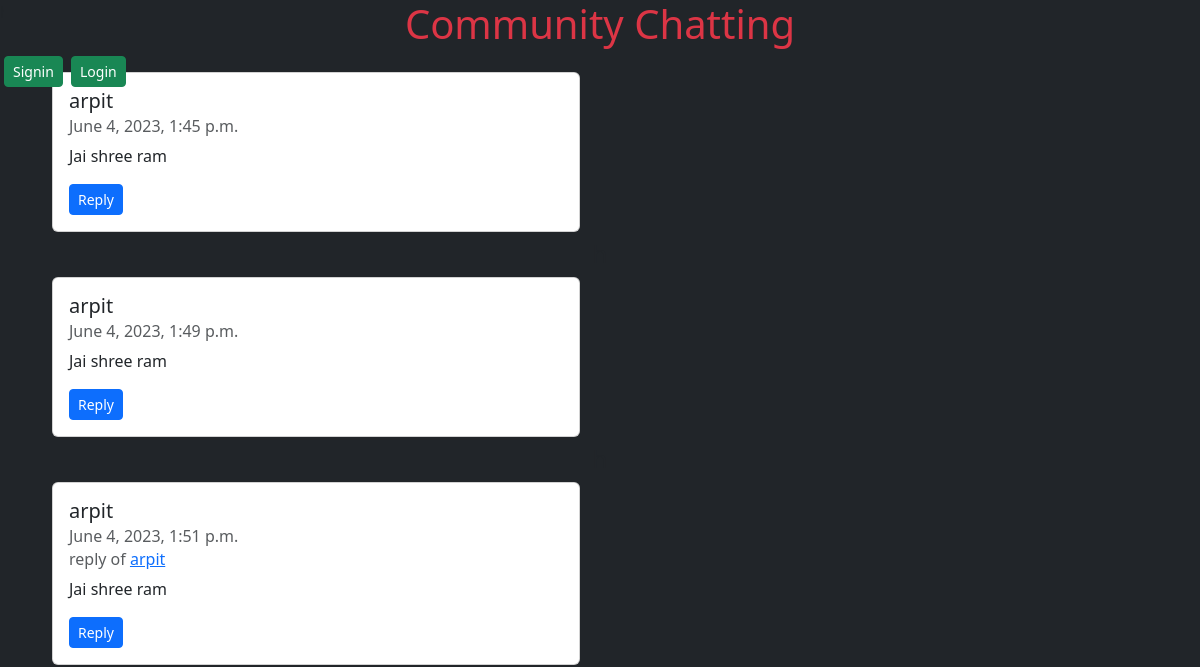
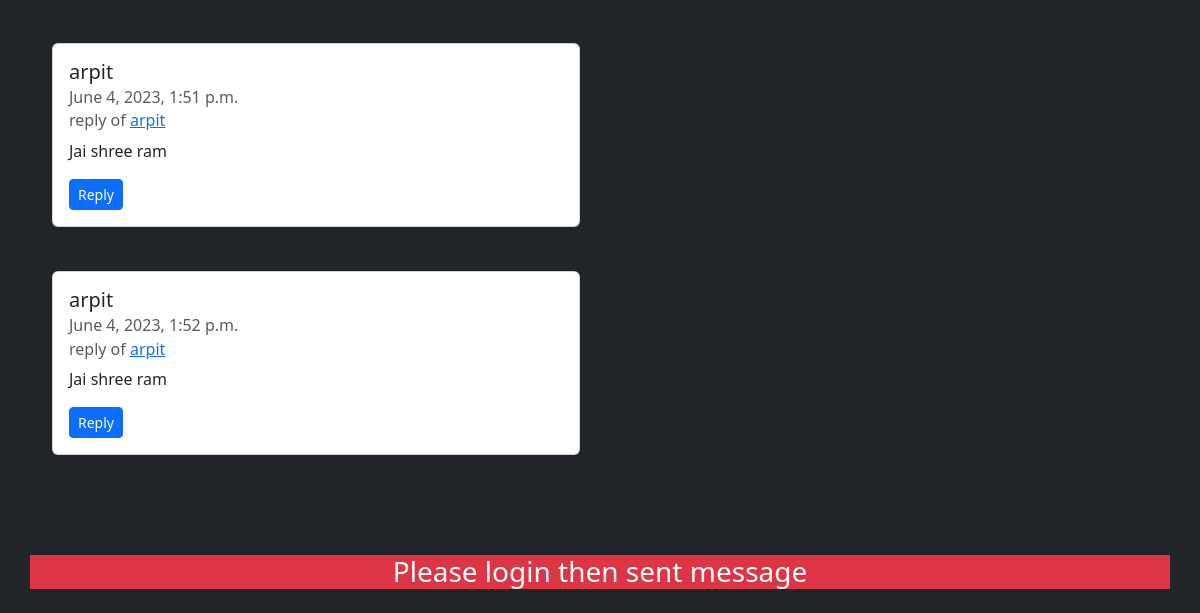
Before: / with the older database file (2 pictures, top to bottom).
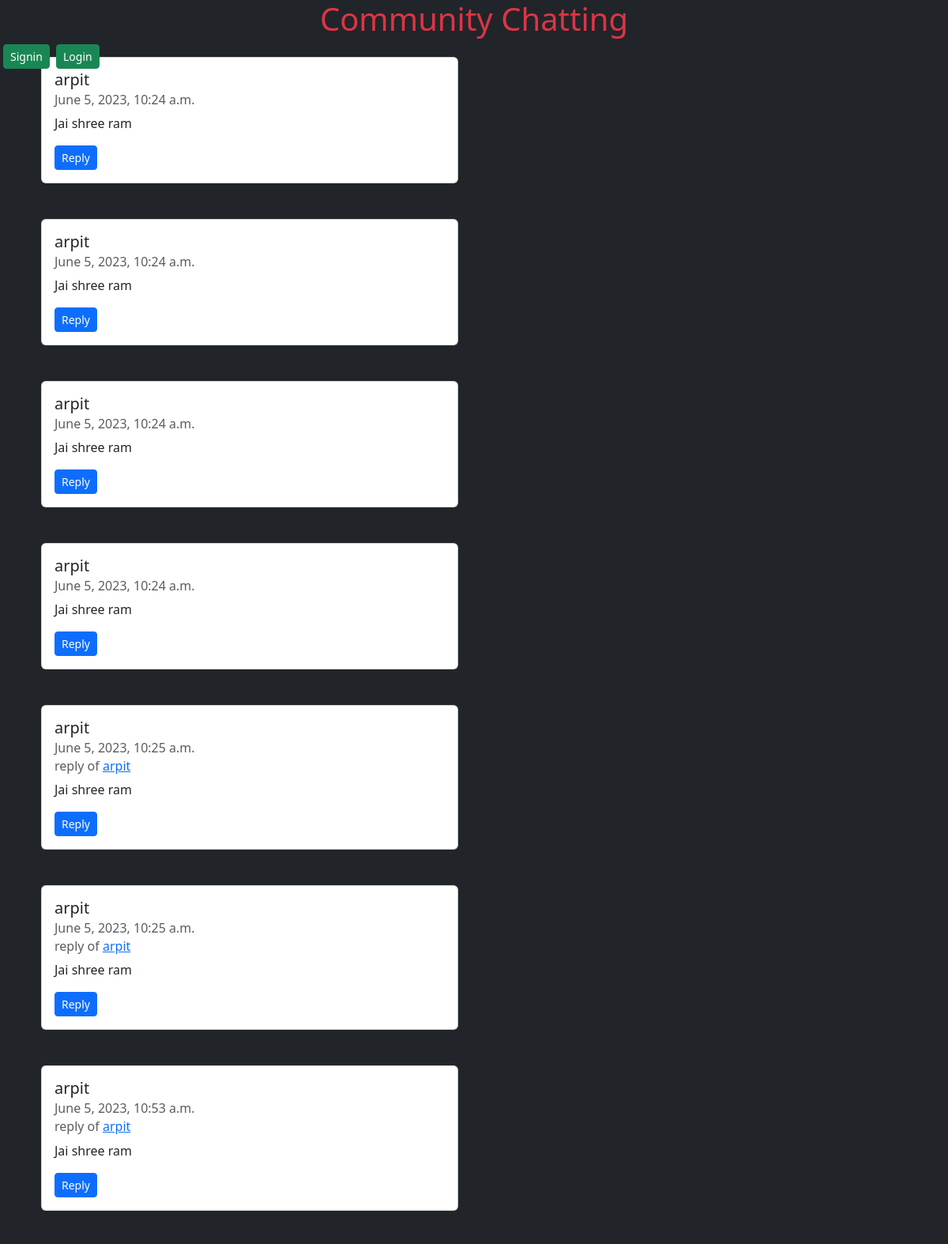
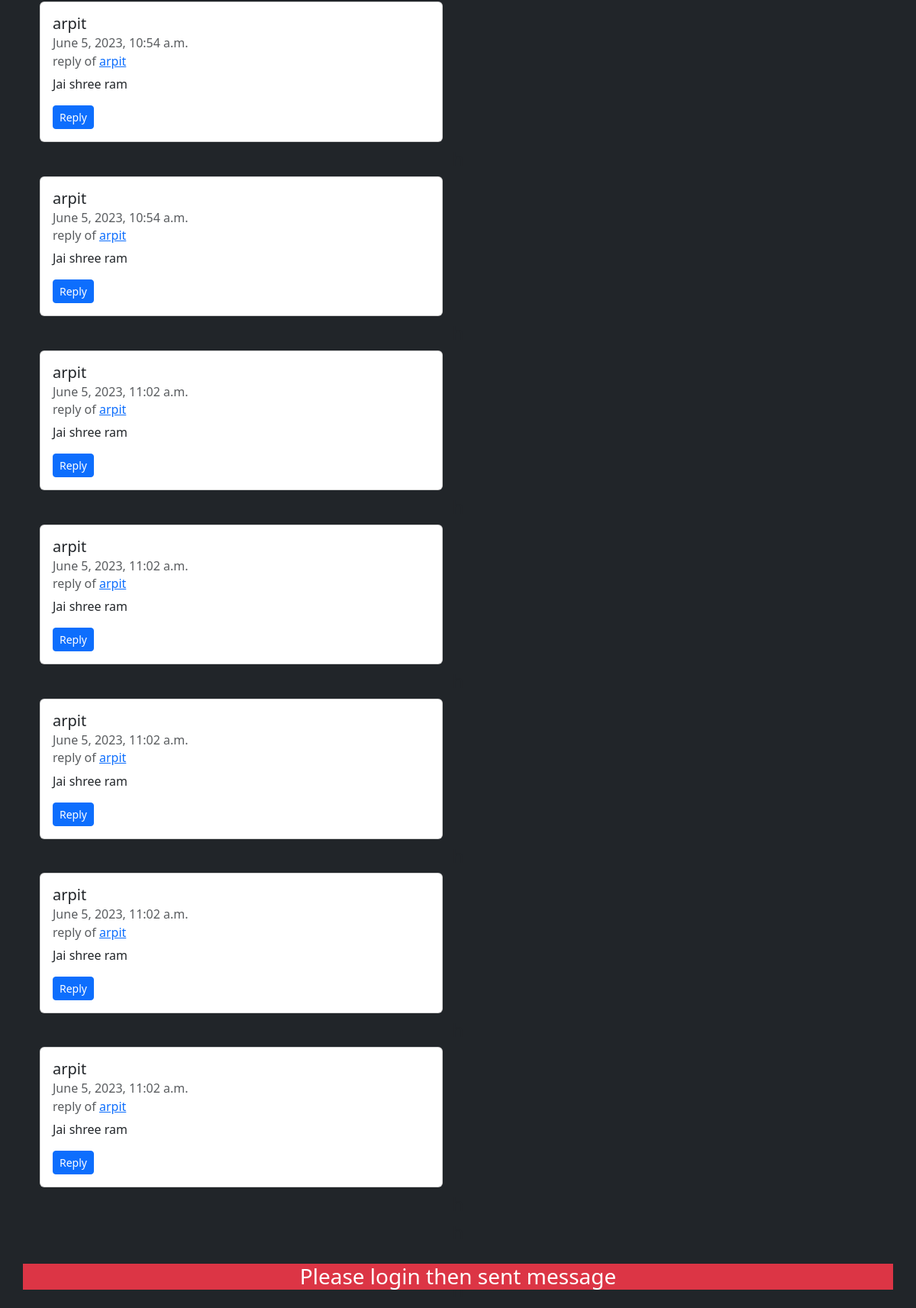
After: the same page with the newer database file (2 pictures, top to bottom).
### chj/models.py (models this page shows)
class Chatting(models.Model):
    cuser = models.ForeignKey(User, on_delete=models.CASCADE, related_name="chatuser")
    cusrep = models.ForeignKey('self', on_delete=models.CASCADE, null=True)
    chattts = models.CharField(max_length=1000000)
    useridhtml = models.CharField(max_length=1000000, null=True)
    timestamp = models.DateTimeField(default=now)
    def __str__(self):
        return self.cuser.username

### chj/views.py (the view)
# urls.py: 2. Add a URL to urlpatterns:  path('', views.home, name='home')
def home(request):
    chsud = Chatting.objects.order_by("timestamp")
    fisch = Chatting.objects.first()
    lusch = Chatting.objects.last()
    if fisch:
        user = get_user_from_string(fisch)
        ff = Chatting.objects.filter(cuser=user).first().id
        print(ff)
    else:
        ff = 1
    userr = request.user
    return render(request, "chat.html", {"userschat": chsud, "lchsd": lusch, "main_user":userr, "fisch": ff})

### chj/models.py (called while the page is built)
def get_user_from_string(user_string):
    User = get_user_model()
    try:
        user = User.objects.get(username=user_string)  # Assuming the string is the username
    except User.DoesNotExist:
        user = None
    return user

### templates/chat.html (shortened to what this page needs)
{% extends 'index.html' %}
{% block bd %}
{% load mathfilters %}
<p id="ld{{fisch|sub:1}}">h</p>
<div class="container my-5">
    {% for n in userschat %}
    {% if request.user.username == n.cuser.username %}
    <div class="card" id="chat-log" style="width: 33rem; margin-left: 570px;">
        {% else %}
        <div class="card" style="width: 33rem; margin-left: 10px;">
            {% endif %}
            <div class="card-body" id="{{n.cuser.username}}">
                <h5 class="card-title" id="ld{{n.id}}">{{n.cuser.username}}</h5>
                <h6 class="card-subtitle mb-2 text-muted">{{n.timestamp}}
                </h6>
                {% if n.cusrep %}
                <h6 class="card-subtitle mb-2 text-muted">reply of
                <a href="#ld{{n.useridhtml|sub:1}}" >{{n.cusrep}}</a></h6>
                {% endif %}
                <p class="card-text">{{n.chattts}}</p>
                <button class="btn btn-primary btn-sm" id="button" onclick="t({{n.id}})">
                    Reply
                </button>
            </div>
        </div>
        <h4 class="row d-flex justify-content-center mt-2 mx-2">h</h4>
        {% endfor %}
        <h4 class="row d-flex justify-content-center mt-2 mx-2">h</h4>
    </div>
    <h4 class="row d-flex justify-content-center mt-1 mx-2">h</h4>
    {% if user.is_authenticated %}
        <div class="container mt-1 fixed-bottom bg-dark">
            <label for="chat-message-input" class="form-label text-white">Your chat box here</label>
            <input type="text" class="form-control" placeholder="enter here" name="user_chatter" maxlength="999999"  id="messagee">
            <input type="text" name="r" value="" id="r" hidden>
            <button type="submit" class="btn btn-primary" onclick="sendMessage()">Send</button>
        </div>
</div>
{% else %}
<div class="container my-3 fixed-bottom">
    <h3 class="row d-flex justify-content-center bg-danger text-white">Please login then sent message</h3>
</div>
{% endif %}
{% endblock %}

### templates/index.html (shortened to what this page needs)
<!doctype html>
<html lang="en">
<head>
    <link href="https://cdn.jsdelivr.net/npm/bootstrap@5.3.0-alpha3/dist/css/bootstrap.min.css" rel="stylesheet"
>
</head>
<body hx-ext="ws" ws-connect="/ws/" class="bg-dark">
    <div>
        <div class="fixed-top mb-3">
            <h1 class="row d-flex justify-content-center bg-dark text-danger mx-1">Community Chatting</h1>
            {% if user.is_authenticated %}
            <a href="/user_logout/" class="btn btn-success btn-sm mx-2 float-right">Logout</a>
            {% else %}
            <button type="button" class="btn btn-success btn-sm mx-1" data-bs-toggle="modal"
                data-bs-target="#signModal">
                Signin
            </button>
            <button type="button" class="btn btn-success btn-sm" data-bs-toggle="modal" data-bs-target="#loginModal">
                Login
            </button>
            {% endif %}
        </div>
    </div>
    <div id="wrapper">
        {% block bd %}
        {% endblock bd %}
    </div>
</body>
</html>

Changed rows visible on the page:
removed Chatting: cuser.username "arpit", timestamp "June 4, 2023, 1:45 p.m.", chattts "Jai shree ram"
removed Chatting: cuser.username "arpit", timestamp "June 4, 2023, 1:49 p.m.", chattts "Jai shree ram"
removed Chatting: cuser.username "arpit", timestamp "June 4, 2023, 1:51 p.m.", cusrep "arpit", chattts "Jai shree ram"
removed Chatting: cuser.username "arpit", timestamp "June 4, 2023, 1:51 p.m.", cusrep "arpit", chattts "Jai shree ram"
removed Chatting: cuser.username "arpit", timestamp "June 4, 2023, 1:52 p.m.", cusrep "arpit", chattts "Jai shree ram"
added Chatting: cuser.username "arpit", timestamp "June 5, 2023, 10:24 a.m.", chattts "Jai shree ram"
added Chatting: cuser.username "arpit", timestamp "June 5, 2023, 10:24 a.m.", chattts "Jai shree ram"
added Chatting: cuser.username "arpit", timestamp "June 5, 2023, 10:24 a.m.", chattts "Jai shree ram"
added Chatting: cuser.username "arpit", timestamp "June 5, 2023, 10:24 a.m.", chattts "Jai shree ram"
added Chatting: cuser.username "arpit", timestamp "June 5, 2023, 10:25 a.m.", cusrep "arpit", chattts "Jai shree ram"
added Chatting: cuser.username "arpit", timestamp "June 5, 2023, 10:25 a.m.", cusrep "arpit", chattts "Jai shree ram"
added Chatting: cuser.username "arpit", timestamp "June 5, 2023, 10:53 a.m.", cusrep "arpit", chattts "Jai shree ram"
added Chatting: cuser.username "arpit", timestamp "June 5, 2023, 10:54 a.m.", cusrep "arpit", chattts "Jai shree ram"
added Chatting: cuser.username "arpit", timestamp "June 5, 2023, 10:54 a.m.", cusrep "arpit", chattts "Jai shree ram"
added Chatting: cuser.username "arpit", timestamp "June 5, 2023, 11:02 a.m.", cusrep "arpit", chattts "Jai shree ram"
added Chatting: cuser.username "arpit", timestamp "June 5, 2023, 11:02 a.m.", cusrep "arpit", chattts "Jai shree ram"
added Chatting: cuser.username "arpit", timestamp "June 5, 2023, 11:02 a.m.", cusrep "arpit", chattts "Jai shree ram"
added Chatting: cuser.username "arpit", timestamp "June 5, 2023, 11:02 a.m.", cusrep "arpit", chattts "Jai shree ram"
added Chatting: cuser.username "arpit", timestamp "June 5, 2023, 11:02 a.m.", cusrep "arpit", chattts "Jai shree ram"
